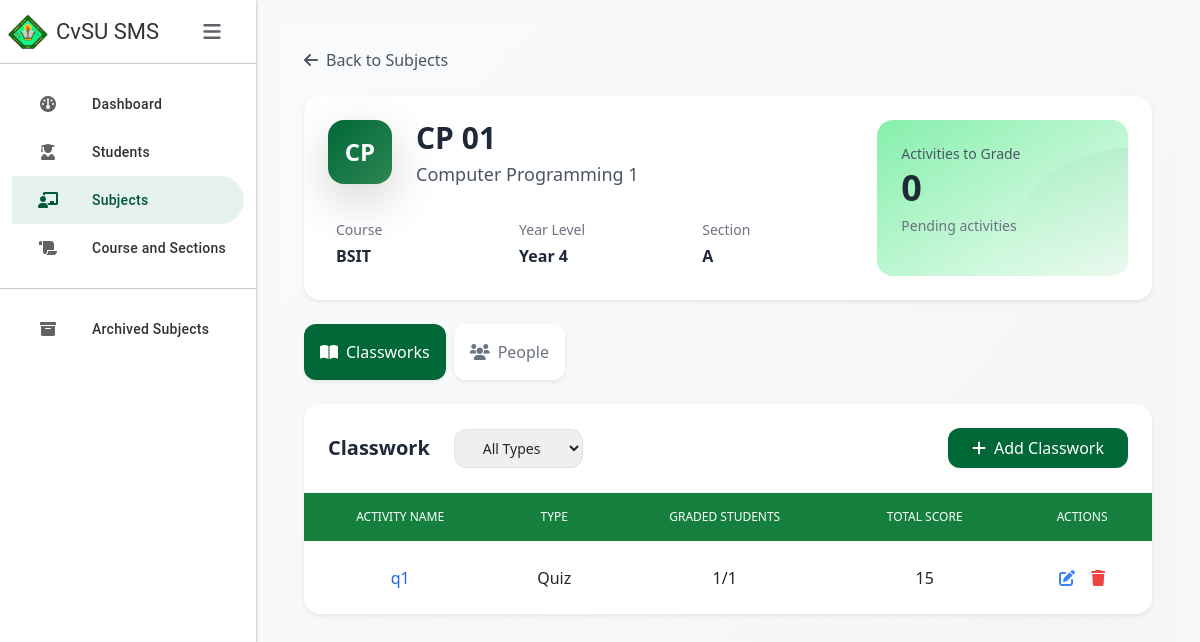
/subjects/CP 01/, run on the app's committed database.
### SMSapp/models.py (models this page shows, shortened)
class Subject(models.Model):
    SEMESTER_CHOICES = [
        (1, '1st Semester'),
        (2, '2nd Semester'),
        (3, 'Summer'),
    ]
    subject_code = models.CharField(max_length=20, primary_key=True)
    subject_title = models.CharField(max_length=100)
    course = models.ForeignKey(Course, on_delete=models.CASCADE, null=True, blank=True)  # Make course optional
    school_year = models.CharField(max_length=20)
    semester = models.PositiveSmallIntegerField(choices=SEMESTER_CHOICES)
    year_level = models.PositiveSmallIntegerField()
    section = models.CharField(max_length=20)
    archive = models.BooleanField(default=False)
    archived = models.BooleanField(default=False)
    is_active = models.BooleanField(default=True)
    archived_date = models.DateTimeField(null=True, blank=True)
    class Meta:
        ordering = ['subject_code']

class Course(models.Model):
    course_abv = models.CharField(max_length=10, primary_key=True)
    course_name = models.CharField(max_length=100)

class Activity(models.Model):
    activity_id = models.AutoField(primary_key=True)
    subject = models.ForeignKey(Subject, on_delete=models.CASCADE)
    activity_name = models.CharField(max_length=100)
    activity_type = models.CharField(max_length=50)
    total_items = models.IntegerField()

### SMSapp/views.py (the view)
# urls.py: path('subjects/<str:subject_code>/', views.subject_info, name='subject_info'),
def subject_info(request, subject_code):
    subject = get_object_or_404(Subject, subject_code=subject_code)
    enrollments = StudentSubjectEnrollment.objects.filter(student__course__subject=subject)
    enrolled_count = enrollments.count()
    activities = Activity.objects.filter(subject=subject).annotate(
        graded_count=Count('grade'),
        is_pending=models.Case(
            models.When(graded_count__lt=enrolled_count, then=True),
            default=False,
            output_field=models.BooleanField(),
        )
    )
    pending_activities = activities.filter(is_pending=True).count()
    context = {
        'subject': subject,
        'activities': activities,
        'enrolled_students': enrollments,
        'pending_activities': pending_activities,
        'total_students': enrolled_count,
    }
    return render(request, 'subjectinfo.html', context)

### SMSapp/templates/subjectinfo.html (shortened to what this page needs)
{% extends 'base.html' %}
{% load static %}
{% load custom_filters %}
{% block content %}
<div class="min-h-screen p-6 bg-gradient-to-br from-gray-50 to-gray-100">
    <div class="mb-6">
        <a href="{% url 'subjects' %}" class="text-gray-600 hover:text-gray-800 flex items-center gap-2">
            <i class="fas fa-arrow-left"></i>
            <span>Back to Subjects</span>
        </a>
    </div>
    <div class="bg-white rounded-2xl shadow-sm overflow-hidden mb-6">
        <div class="relative p-6">
            <div class="grid grid-cols-3 gap-6">
                <div class="col-span-2 relative z-10">
                    <div class="flex items-start gap-4">
                        <div class="w-16 h-16 rounded-2xl bg-gradient-to-br from-[#006837] to-[#2d8653] flex items-center justify-center text-white text-2xl font-bold shadow-lg">
                            {{ subject.subject_code|slice:":2" }}
                        </div>
                        <div>
                            <h1 class="text-3xl font-bold text-gray-800">{{ subject.subject_code }}</h1>
                            <p class="text-gray-600 mt-1 text-lg">{{ subject.subject_title }}</p>
                        </div>
                    </div>
                    <div class="grid grid-cols-3 gap-4 mt-4">
                        <div class="p-2">
                            <p class="text-sm text-gray-500 mb-1">Course</p>
                            <p class="font-semibold text-gray-800">{{ subject.course.course_abv }}</p>
                        </div>
                        <div class="p-2 rounded-xl">
                            <p class="text-sm text-gray-500 mb-1">Year Level</p>
                            <p class="font-semibold text-gray-800">Year {{ subject.year_level }}</p>
                        </div>
                        <div class="p-2">
                            <p class="text-sm text-gray-500 mb-1">Section</p>
                            <p class="font-semibold text-gray-800">{{ subject.section }}</p>
                        </div>
                    </div>
                </div>
                <div class="bg-gradient-to-br from-green-300 to-green-50 rounded-2xl p-6 relative overflow-hidden">
                    <div class="relative z-10">
                        <p class="text-sm font-medium text-gray-600 mb-1">Activities to Grade</p>
                        <h3 class="text-4xl font-bold text-gray-800">
                            {{ pending_activities|default:"0" }}
                        </h3>
                        <p class="text-sm text-gray-500 mt-2">Pending activities</p>
                    </div>
                    <div class="absolute bottom-0 right-0 w-32 h-32 bg-gradient-to-bl from-[#006837]/5 to-transparent rounded-tl-full"></div>
                </div>
            </div>
        </div>
    </div>
    <div class="flex gap-2 mb-6">
        <button id="classworkBtn"
                class="px-3 py-3 rounded-xl font-medium transition-all duration-200 bg-white shadow-sm hover:shadow-md flex items-center gap-2">
            <i class="fas fa-book-open"></i>
            <span>Classworks</span>
        </button>
        <button id="studentsBtn"
                class="px-3 py-3 rounded-xl font-medium transition-all duration-200 bg-white shadow-sm hover:shadow-md flex items-center gap-2">
            <i class="fas fa-users"></i>
            <span>People</span>
        </button>
    </div>
    <div id="classworkSection" class="bg-white rounded-2xl shadow-sm overflow-hidden">
        <div class="p-6 border-b border-gray-100">
            <div class="flex justify-between items-center">
                <div class="flex items-center gap-4">
                    <h3 class="text-xl font-semibold text-gray-800">Classwork</h3>
                    <select id="activityFilter"
                            class="px-4 py-2 rounded-xl border border-gray-200 text-sm focus:ring-2 focus:ring-[#006837]/20 focus:border-[#006837]"
                            onchange="filterActivities()">
                        <option value="all">All Types</option>
                    </select>
                </div>
                <button onclick="openClassworkModal()"
                        class="px-4 py-2 bg-[#006837] text-white rounded-xl hover:bg-[#2d8653] transition-colors flex items-center gap-2">
                    <i class="fas fa-plus"></i>
                    <span>Add Classwork</span>
                </button>
            </div>
        </div>
        <div class="overflow-x-auto">
            <table class="w-full">
                <thead class="bg-green-700 border-b border-gray-100">
                    <tr>
                        <th class="px-6 py-3 text-center text-xs font-medium text-white uppercase">Activity Name</th>
                        <th class="px-6 py-3 text-center text-xs font-medium text-white uppercase">Type</th>
                        <th class="px-6 py-3 text-center text-xs font-medium text-white uppercase">Graded Students</th>
                        <th class="px-6 py-3 text-center text-xs font-medium text-white uppercase">Total Score</th>
                        <th class="px-6 py-3 text-center text-xs font-medium text-white uppercase">Actions</th>
                    </tr>
                </thead>
                <tbody class="divide-y divide-gray-100">
                    {% for activity in activities %}
                    <tr class="activity-row" data-type="{{ activity.activity_type }}">
                        <td class="px-6 py-4 text-center">
                            <a href="{% url 'grades' activity.activity_id %}"
                               class="text-blue-600 hover:text-blue-800">
                                {{ activity.activity_name }}
                            </a>
                        </td>
                        <td class="px-6 py-4 text-center">{{ activity.activity_type }}</td>
                        <td class="px-6 py-4 text-center">
                            {{ activity.graded_count }}/{{ total_students }}
                        </td>
                        <td class="px-6 py-4 text-center">
                            {{ activity.total_items }}
                        </td>
                        <td class="px-6 py-4 text-center">
                            <button onclick="editActivity({{ activity.activity_id }})" class="text-blue-500 hover:text-blue-300 mr-3"><i class="fas fa-edit"></i></button>
                            <button onclick="deleteActivity({{ activity.activity_id }})" class="text-red-500 hover:text-red-300"><i class="fas fa-trash"></i></button>
                        </td>
                    </tr>
                    {% endfor %}
                </tbody>
            </table>
        </div>
    </div>
</div>
{% endblock %}

### SMSapp/templates/base.html (style rules this page uses)
:root { --gc-primary: #00563F; --gc-secondary: #E6F2EE; --gc-text: #333333; --gc-border: #CCCCCC; --gc-hover: #F5F9F7; --sidebar-width: 256px; --sidebar-collapsed-width: 72px; }
body { background-color: #f9f9f9; overflow-x: hidden; }

### data on the page
Subject: subject_code "CP", subject_code "CP 01", subject_title "Computer Programming 1", course.course_abv "BSIT", year_level "4", section "A"
Activity: activity_name "q1", activity_type "Quiz", graded_count "1", total_students "1", total_items "15"

### other printed values
{{ pending_activities|default:"0" }} "0"
